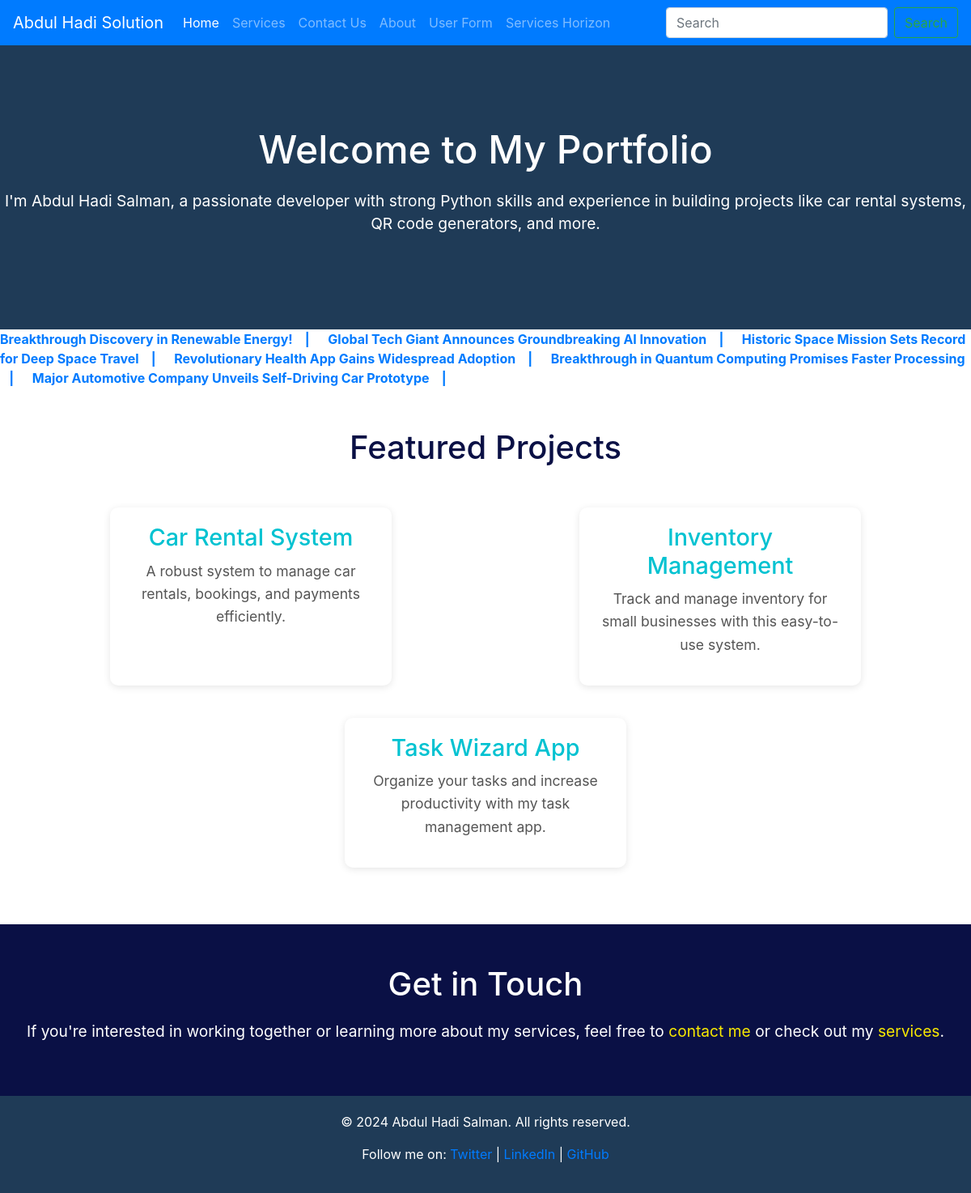
The page / on the database its author committed.
### news_app/models.py (models this page shows)
class News(models.Model):
    news_title = models.CharField(max_length=100)
    news_description = HTMLField()
    news_slug = AutoSlugField(populate_from='news_title', unique=True, null=True, default=None)

### wscubetech/views.py (the view)
# urls.py: path('', views.HomePage, name='home'),
@csrf_exempt
def HomePage(request):
    newsData = News.objects.all()
    return render(request, 'index.html', {'newsData': newsData})

### templates/index.html (shortened to what this page needs)
{% extends 'base.html' %}
{% load static %}
    {% block content %}
    {% include 'header.html' %}
    <marquee behavior="" direction="left" onmouseover="stop()" onmouseout="start()">
        {% for news in newsData %}
        <a href="/newsdetails/{{news.news_slug}}"> <strong>{{news.news_title}} &nbsp;&nbsp;&nbsp;|</strong></a> &nbsp;&nbsp;&nbsp;
        {% endfor %}
    </marquee>
    <section class="featured-projects">
        <h2>Featured Projects</h2>
        <div class="project-grid">
            <div class="project-item">
                <h3>Car Rental System</h3>
                <p>A robust system to manage car rentals, bookings, and payments efficiently.</p>
            </div>
            <div class="project-item">
                <h3>Inventory Management</h3>
                <p>Track and manage inventory for small businesses with this easy-to-use system.</p>
            </div>
            <div class="project-item">
                <h3>Task Wizard App</h3>
                <p>Organize your tasks and increase productivity with my task management app.</p>
            </div>
        </div>
    </section>
    <section class="call-to-action">
        <h2>Get in Touch</h2>
        <p>If you're interested in working together or learning more about my services, feel free to <a href="{% url 'contact' %}">contact me</a> or check out my <a href="{% url 'services' %}">services</a>.</p>
    </section>
    {% endblock %}

### static/css/main.css (style rules this page uses)
body { font-family: Arial, sans-serif; margin: 0; padding: 0; background-color: #f0f4f8; }
.featured-projects { padding: 50px 20px; background-color: #fff; text-align: center; }
.featured-projects h2 { font-size: 2.5em; margin-bottom: 30px; color: #0A1045; }
.project-grid { display: flex; justify-content: space-around; flex-wrap: wrap; }
.project-item { background-color: #fff; padding: 20px; margin: 20px; border-radius: 10px; box-shadow: 0 2px 10px rgba(0, 0, 0, 0.1); width: 30%; text-align: center; }
.project-item h3 { font-size: 1.8em; color: #00C2D1; margin-bottom: 10px; }
.project-item p { font-size: 1.1em; color: #555; line-height: 1.6; }
.call-to-action { padding: 50px 20px; background-color: #0A1045; color: #fff; text-align: center; }
.call-to-action h2 { font-size: 2.5em; margin-bottom: 20px; }
.call-to-action p { font-size: 1.2em; }
.call-to-action a { color: #F9E900; text-decoration: none; }

### rows shown on the page
News: news_title "Breakthrough Discovery in Renewable Energy!"
News: news_title "Global Tech Giant Announces Groundbreaking AI Innovation"
News: news_title "Historic Space Mission Sets Record for Deep Space Travel"
News: news_title "Revolutionary Health App Gains Widespread Adoption"
News: news_title "Breakthrough in Quantum Computing Promises Faster Processing"
News: news_title "Major Automotive Company Unveils Self-Driving Car Prototype"
